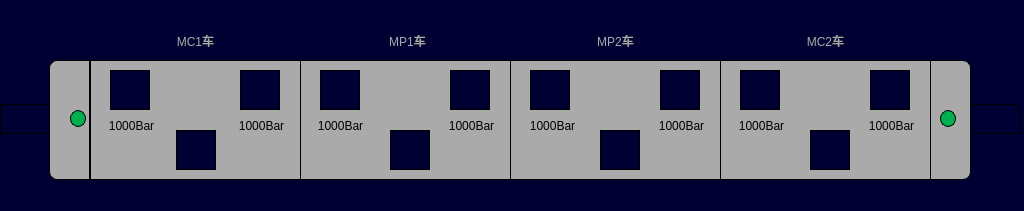
<?xml version="1.0" encoding="UTF-8"?>
<ui version="4.0">
 <class>VehicleBrakePage</class>
 <widget class="QWidget" name="VehicleBrakePage">
  <property name="geometry">
   <rect>
    <x>0</x>
    <y>0</y>
    <width>1024</width>
    <height>211</height>
   </rect>
  </property>
  <property name="windowTitle">
   <string>Form</string>
  </property>
  <property name="styleSheet">
   <string notr="true">QWidget
{
	background-color: rgb(0,0,50);
}
QLabel
{

font:24px,&quot;微软雅黑&quot;;
border:1px solid black;
}</string>
  </property>
  <widget class="QLabel" name="LBLM2">
   <property name="geometry">
    <rect>
     <x>720</x>
     <y>60</y>
     <width>211</width>
     <height>120</height>
    </rect>
   </property>
   <property name="styleSheet">
    <string notr="true">background-color:rgb(170,170,170);</string>
   </property>
   <property name="text">
    <string/>
   </property>
  </widget>
  <widget class="QLabel" name="LBLM1">
   <property name="geometry">
    <rect>
     <x>510</x>
     <y>60</y>
     <width>211</width>
     <height>120</height>
    </rect>
   </property>
   <property name="styleSheet">
    <string notr="true">background-color:rgb(170,170,170);</string>
   </property>
   <property name="text">
    <string/>
   </property>
  </widget>
  <widget class="QLabel" name="LBLMP1">
   <property name="geometry">
    <rect>
     <x>300</x>
     <y>60</y>
     <width>211</width>
     <height>120</height>
    </rect>
   </property>
   <property name="styleSheet">
    <string notr="true">background-color:rgb(170,170,170);</string>
   </property>
   <property name="text">
    <string/>
   </property>
  </widget>
  <widget class="QLabel" name="LBLTC1">
   <property name="geometry">
    <rect>
     <x>90</x>
     <y>60</y>
     <width>211</width>
     <height>120</height>
    </rect>
   </property>
   <property name="styleSheet">
    <string notr="true">background-color:rgb(170,170,170);</string>
   </property>
   <property name="text">
    <string/>
   </property>
  </widget>
  <widget class="QLabel" name="lbl_brake1_1">
   <property name="geometry">
    <rect>
     <x>110</x>
     <y>70</y>
     <width>40</width>
     <height>40</height>
    </rect>
   </property>
   <property name="styleSheet">
    <string notr="true">border-image: url(:/images/image/unknow.png);</string>
   </property>
   <property name="text">
    <string/>
   </property>
  </widget>
  <widget class="QLabel" name="lbl_brake1_2">
   <property name="geometry">
    <rect>
     <x>240</x>
     <y>70</y>
     <width>40</width>
     <height>40</height>
    </rect>
   </property>
   <property name="styleSheet">
    <string notr="true">border-image: url(:/images/image/unknow.png);</string>
   </property>
   <property name="text">
    <string/>
   </property>
  </widget>
  <widget class="QLabel" name="lbl_brake2_1">
   <property name="geometry">
    <rect>
     <x>320</x>
     <y>70</y>
     <width>40</width>
     <height>40</height>
    </rect>
   </property>
   <property name="styleSheet">
    <string notr="true">border-image: url(:/images/image/unknow.png);</string>
   </property>
   <property name="text">
    <string/>
   </property>
  </widget>
  <widget class="QLabel" name="lbl_brake2_2">
   <property name="geometry">
    <rect>
     <x>450</x>
     <y>70</y>
     <width>40</width>
     <height>40</height>
    </rect>
   </property>
   <property name="styleSheet">
    <string notr="true">border-image: url(:/images/image/unknow.png);</string>
   </property>
   <property name="text">
    <string/>
   </property>
  </widget>
  <widget class="QLabel" name="lbl_brake3_1">
   <property name="geometry">
    <rect>
     <x>530</x>
     <y>70</y>
     <width>40</width>
     <height>40</height>
    </rect>
   </property>
   <property name="styleSheet">
    <string notr="true">border-image: url(:/images/image/unknow.png);</string>
   </property>
   <property name="text">
    <string/>
   </property>
  </widget>
  <widget class="QLabel" name="lbl_brake3_2">
   <property name="geometry">
    <rect>
     <x>660</x>
     <y>70</y>
     <width>40</width>
     <height>40</height>
    </rect>
   </property>
   <property name="styleSheet">
    <string notr="true">border-image: url(:/images/image/unknow.png);</string>
   </property>
   <property name="text">
    <string/>
   </property>
  </widget>
  <widget class="QLabel" name="lbl_brake4_1">
   <property name="geometry">
    <rect>
     <x>870</x>
     <y>70</y>
     <width>40</width>
     <height>40</height>
    </rect>
   </property>
   <property name="styleSheet">
    <string notr="true">border-image: url(:/images/image/unknow.png);</string>
   </property>
   <property name="text">
    <string/>
   </property>
  </widget>
  <widget class="QLabel" name="lbl_brake4_2">
   <property name="geometry">
    <rect>
     <x>740</x>
     <y>70</y>
     <width>40</width>
     <height>40</height>
    </rect>
   </property>
   <property name="styleSheet">
    <string notr="true">border-image: url(:/images/image/unknow.png);</string>
   </property>
   <property name="text">
    <string/>
   </property>
  </widget>
  <widget class="QLabel" name="lbl_metroNum2">
   <property name="geometry">
    <rect>
     <x>372</x>
     <y>25</y>
     <width>71</width>
     <height>31</height>
    </rect>
   </property>
   <property name="styleSheet">
    <string notr="true">color: rgb(170, 170, 170);
font:20px,&quot;微软雅黑&quot;;
border:0px,black</string>
   </property>
   <property name="text">
    <string>MP1车</string>
   </property>
   <property name="alignment">
    <set>Qt::AlignCenter</set>
   </property>
  </widget>
  <widget class="QLabel" name="lbl_metroNum3">
   <property name="geometry">
    <rect>
     <x>580</x>
     <y>25</y>
     <width>71</width>
     <height>31</height>
    </rect>
   </property>
   <property name="styleSheet">
    <string notr="true">color: rgb(170, 170, 170);
font:20px,&quot;微软雅黑&quot;;
border:0px,black</string>
   </property>
   <property name="text">
    <string>MP2车</string>
   </property>
   <property name="alignment">
    <set>Qt::AlignCenter</set>
   </property>
  </widget>
  <widget class="QLabel" name="lbl_metroNum4">
   <property name="geometry">
    <rect>
     <x>790</x>
     <y>25</y>
     <width>71</width>
     <height>31</height>
    </rect>
   </property>
   <property name="styleSheet">
    <string notr="true">color: rgb(170, 170, 170);
font:20px,&quot;微软雅黑&quot;;
border:0px,black</string>
   </property>
   <property name="text">
    <string>MC2车</string>
   </property>
   <property name="alignment">
    <set>Qt::AlignCenter</set>
   </property>
  </widget>
  <widget class="QLabel" name="lbl_metroNum1">
   <property name="geometry">
    <rect>
     <x>160</x>
     <y>25</y>
     <width>71</width>
     <height>31</height>
    </rect>
   </property>
   <property name="styleSheet">
    <string notr="true">color: rgb(170, 170, 170);
font:20px,&quot;微软雅黑&quot;;
border:0px,black</string>
   </property>
   <property name="text">
    <string>MC1车</string>
   </property>
   <property name="alignment">
    <set>Qt::AlignCenter</set>
   </property>
  </widget>
  <widget class="QLabel" name="lbl_stopbrake1">
   <property name="geometry">
    <rect>
     <x>176</x>
     <y>130</y>
     <width>40</width>
     <height>40</height>
    </rect>
   </property>
   <property name="styleSheet">
    <string notr="true">border-image: url(:/images/image/unknow.png);</string>
   </property>
   <property name="text">
    <string/>
   </property>
  </widget>
  <widget class="QLabel" name="lbl_stopbrake2">
   <property name="geometry">
    <rect>
     <x>390</x>
     <y>130</y>
     <width>40</width>
     <height>40</height>
    </rect>
   </property>
   <property name="styleSheet">
    <string notr="true">border-image: url(:/images/image/unknow.png);</string>
   </property>
   <property name="text">
    <string/>
   </property>
  </widget>
  <widget class="QLabel" name="lbl_stopbrake3">
   <property name="geometry">
    <rect>
     <x>600</x>
     <y>130</y>
     <width>40</width>
     <height>40</height>
    </rect>
   </property>
   <property name="styleSheet">
    <string notr="true">border-image: url(:/images/image/unknow.png);</string>
   </property>
   <property name="text">
    <string/>
   </property>
  </widget>
  <widget class="QLabel" name="lbl_stopbrake4">
   <property name="geometry">
    <rect>
     <x>810</x>
     <y>130</y>
     <width>40</width>
     <height>40</height>
    </rect>
   </property>
   <property name="styleSheet">
    <string notr="true">border-image: url(:/images/image/unknow.png);</string>
   </property>
   <property name="text">
    <string/>
   </property>
  </widget>
  <widget class="QLabel" name="lbl_cab2_direction">
   <property name="geometry">
    <rect>
     <x>970</x>
     <y>104</y>
     <width>50</width>
     <height>30</height>
    </rect>
   </property>
   <property name="styleSheet">
    <string notr="true">border-image: url(:/images/image/arrowright.png);</string>
   </property>
   <property name="text">
    <string/>
   </property>
  </widget>
  <widget class="QLabel" name="lbl_cab2_active">
   <property name="geometry">
    <rect>
     <x>940</x>
     <y>110</y>
     <width>16</width>
     <height>17</height>
    </rect>
   </property>
   <property name="styleSheet">
    <string notr="true">background-color: rgb(0, 176, 80);
border-radius:8px;</string>
   </property>
   <property name="text">
    <string/>
   </property>
  </widget>
  <widget class="QLabel" name="lbl_cab1_direction">
   <property name="geometry">
    <rect>
     <x>0</x>
     <y>104</y>
     <width>50</width>
     <height>30</height>
    </rect>
   </property>
   <property name="styleSheet">
    <string notr="true">border-image: url(:/images/image/arrowleft.png);</string>
   </property>
   <property name="text">
    <string/>
   </property>
  </widget>
  <widget class="QLabel" name="lbl_cab1_active">
   <property name="geometry">
    <rect>
     <x>70</x>
     <y>110</y>
     <width>16</width>
     <height>17</height>
    </rect>
   </property>
   <property name="styleSheet">
    <string notr="true">background-color: rgb(0, 176, 80);
border-radius:8px;</string>
   </property>
   <property name="text">
    <string/>
   </property>
  </widget>
  <widget class="QLabel" name="label">
   <property name="geometry">
    <rect>
     <x>49</x>
     <y>60</y>
     <width>41</width>
     <height>120</height>
    </rect>
   </property>
   <property name="styleSheet">
    <string notr="true">background-color:rgb(170,170,170);
border-top-left-radius:8px;
border-bottom-left-radius:8px;</string>
   </property>
   <property name="text">
    <string/>
   </property>
  </widget>
  <widget class="QLabel" name="label_2">
   <property name="geometry">
    <rect>
     <x>930</x>
     <y>60</y>
     <width>41</width>
     <height>120</height>
    </rect>
   </property>
   <property name="styleSheet">
    <string notr="true">background-color:rgb(170,170,170);
border-top-right-radius:8px;
border-bottom-right-radius:8px;</string>
   </property>
   <property name="text">
    <string/>
   </property>
  </widget>
  <widget class="QLabel" name="lbl_break1_1_pressure">
   <property name="geometry">
    <rect>
     <x>94</x>
     <y>110</y>
     <width>75</width>
     <height>31</height>
    </rect>
   </property>
   <property name="styleSheet">
    <string notr="true">font:18px&quot;微软雅黑&quot;;
background-color: rgb(170, 170, 170);
border:0px;</string>
   </property>
   <property name="text">
    <string>1000Bar</string>
   </property>
   <property name="alignment">
    <set>Qt::AlignCenter</set>
   </property>
  </widget>
  <widget class="QLabel" name="lbl_break1_2_pressure">
   <property name="geometry">
    <rect>
     <x>224</x>
     <y>110</y>
     <width>75</width>
     <height>31</height>
    </rect>
   </property>
   <property name="styleSheet">
    <string notr="true">font:18px&quot;微软雅黑&quot;;
background-color: rgb(170, 170, 170);
border:0px;</string>
   </property>
   <property name="text">
    <string>1000Bar</string>
   </property>
   <property name="alignment">
    <set>Qt::AlignCenter</set>
   </property>
  </widget>
  <widget class="QLabel" name="lbl_break2_2_pressure">
   <property name="geometry">
    <rect>
     <x>434</x>
     <y>110</y>
     <width>75</width>
     <height>31</height>
    </rect>
   </property>
   <property name="styleSheet">
    <string notr="true">font:18px&quot;微软雅黑&quot;;
background-color: rgb(170, 170, 170);
border:0px;</string>
   </property>
   <property name="text">
    <string>1000Bar</string>
   </property>
   <property name="alignment">
    <set>Qt::AlignCenter</set>
   </property>
  </widget>
  <widget class="QLabel" name="lbl_break2_1_pressure">
   <property name="geometry">
    <rect>
     <x>303</x>
     <y>110</y>
     <width>75</width>
     <height>31</height>
    </rect>
   </property>
   <property name="styleSheet">
    <string notr="true">font:18px&quot;微软雅黑&quot;;
background-color: rgb(170, 170, 170);
border:0px;</string>
   </property>
   <property name="text">
    <string>1000Bar</string>
   </property>
   <property name="alignment">
    <set>Qt::AlignCenter</set>
   </property>
  </widget>
  <widget class="QLabel" name="lbl_break3_2_pressure">
   <property name="geometry">
    <rect>
     <x>644</x>
     <y>110</y>
     <width>75</width>
     <height>31</height>
    </rect>
   </property>
   <property name="styleSheet">
    <string notr="true">font:18px&quot;微软雅黑&quot;;
background-color: rgb(170, 170, 170);
border:0px;</string>
   </property>
   <property name="text">
    <string>1000Bar</string>
   </property>
   <property name="alignment">
    <set>Qt::AlignCenter</set>
   </property>
  </widget>
  <widget class="QLabel" name="lbl_break3_1_pressure">
   <property name="geometry">
    <rect>
     <x>515</x>
     <y>110</y>
     <width>75</width>
     <height>31</height>
    </rect>
   </property>
   <property name="styleSheet">
    <string notr="true">font:18px&quot;微软雅黑&quot;;
background-color: rgb(170, 170, 170);
border:0px;</string>
   </property>
   <property name="text">
    <string>1000Bar</string>
   </property>
   <property name="alignment">
    <set>Qt::AlignCenter</set>
   </property>
  </widget>
  <widget class="QLabel" name="lbl_break4_2_pressure">
   <property name="geometry">
    <rect>
     <x>854</x>
     <y>110</y>
     <width>75</width>
     <height>31</height>
    </rect>
   </property>
   <property name="styleSheet">
    <string notr="true">font:18px&quot;微软雅黑&quot;;
background-color: rgb(170, 170, 170);
border:0px;</string>
   </property>
   <property name="text">
    <string>1000Bar</string>
   </property>
   <property name="alignment">
    <set>Qt::AlignCenter</set>
   </property>
  </widget>
  <widget class="QLabel" name="lbl_break4_1_pressure">
   <property name="geometry">
    <rect>
     <x>724</x>
     <y>110</y>
     <width>75</width>
     <height>31</height>
    </rect>
   </property>
   <property name="styleSheet">
    <string notr="true">font:18px&quot;微软雅黑&quot;;
background-color: rgb(170, 170, 170);
border:0px;</string>
   </property>
   <property name="text">
    <string>1000Bar</string>
   </property>
   <property name="alignment">
    <set>Qt::AlignCenter</set>
   </property>
  </widget>
  <zorder>label</zorder>
  <zorder>label_2</zorder>
  <zorder>LBLM2</zorder>
  <zorder>LBLM1</zorder>
  <zorder>LBLMP1</zorder>
  <zorder>LBLTC1</zorder>
  <zorder>lbl_brake1_1</zorder>
  <zorder>lbl_brake1_2</zorder>
  <zorder>lbl_brake2_1</zorder>
  <zorder>lbl_brake2_2</zorder>
  <zorder>lbl_brake3_1</zorder>
  <zorder>lbl_brake3_2</zorder>
  <zorder>lbl_brake4_1</zorder>
  <zorder>lbl_brake4_2</zorder>
  <zorder>lbl_metroNum2</zorder>
  <zorder>lbl_metroNum3</zorder>
  <zorder>lbl_metroNum4</zorder>
  <zorder>lbl_metroNum1</zorder>
  <zorder>lbl_stopbrake1</zorder>
  <zorder>lbl_stopbrake2</zorder>
  <zorder>lbl_stopbrake3</zorder>
  <zorder>lbl_stopbrake4</zorder>
  <zorder>lbl_cab2_direction</zorder>
  <zorder>lbl_cab2_active</zorder>
  <zorder>lbl_cab1_direction</zorder>
  <zorder>lbl_cab1_active</zorder>
  <zorder>lbl_break1_1_pressure</zorder>
  <zorder>lbl_break1_2_pressure</zorder>
  <zorder>lbl_break2_2_pressure</zorder>
  <zorder>lbl_break2_1_pressure</zorder>
  <zorder>lbl_break3_2_pressure</zorder>
  <zorder>lbl_break3_1_pressure</zorder>
  <zorder>lbl_break4_2_pressure</zorder>
  <zorder>lbl_break4_1_pressure</zorder>
 </widget>
 <resources/>
 <connections/>
</ui>
